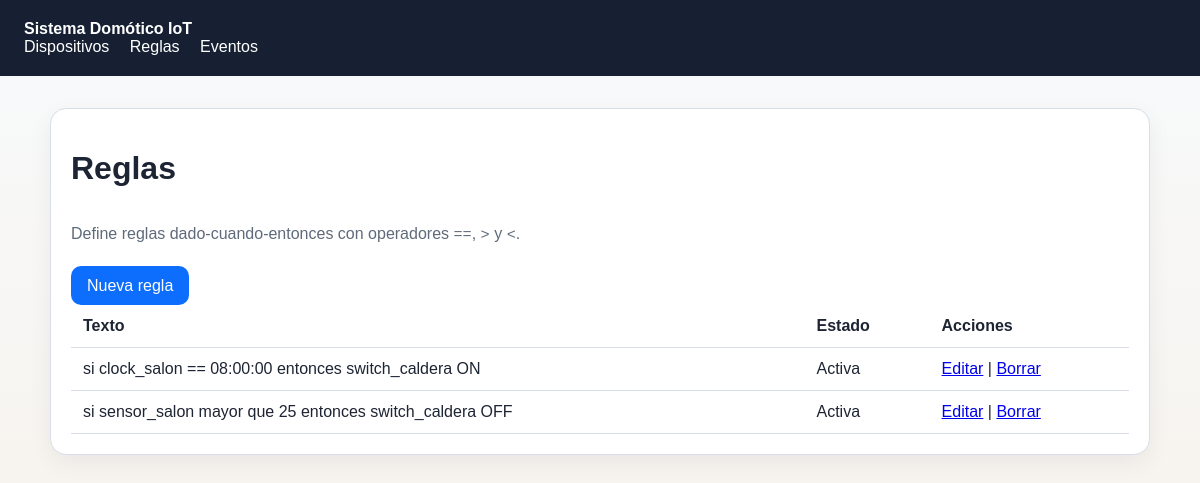
Screenshot of /rules/ with the database file from the repository.
### rules/models.py (models this page shows, shortened)
class Rule(models.Model):
    raw_text = models.CharField(max_length=255)
    enabled = models.BooleanField(default=True)
    created_at = models.DateTimeField(auto_now_add=True)
    class Meta:
        ordering = ["-created_at"]

### rules/views.py (the view)
# urls.py: path("", RuleListView.as_view(), name="list"),
class RuleListView(ListView):
    model = Rule
    template_name = "rules/rule_list.html"
    context_object_name = "rules"

### templates/rules/rule_list.html (shortened to what this page needs)
{% extends 'base.html' %}
{% block content %}
<div class="panel">
  <div class="title-row">
    <h1>Reglas</h1>
  </div>
  <p class="hint">Define reglas dado-cuando-entonces con operadores <span class="mono">==</span>, <span class="mono">&gt;</span> y <span class="mono">&lt;</span>.</p>
  <div class="actions">
    <a class="button" href="{% url 'rules:create' %}">Nueva regla</a>
  </div>
  <table>
    <thead>
      <tr>
        <th>Texto</th>
        <th>Estado</th>
        <th>Acciones</th>
      </tr>
    </thead>
    <tbody>
      {% for rule in rules %}
      <tr>
        <td>{{ rule.raw_text }}</td>
        <td>{{ rule.enabled|yesno:'Activa,Inactiva' }}</td>
        <td>
          <a href="{% url 'rules:edit' rule.pk %}">Editar</a>
          |
          <a href="{% url 'rules:delete' rule.pk %}">Borrar</a>
        </td>
      </tr>
      {% empty %}
      <tr><td colspan="3">No hay reglas todavía.</td></tr>
      {% endfor %}
    </tbody>
  </table>
</div>
{% endblock %}

### templates/base.html (style rules this page uses)
:root { color-scheme: light; --bg: #f7f4ef; --panel: #ffffff; --text: #1d2433; --muted: #5f6a7a; --accent: #0d6efd; --border: #d9dee8; }
body { margin: 0; font-family: Arial, sans-serif; background: linear-gradient(180deg, #f8fafc, var(--bg)); color: var(--text); }
.panel { background: var(--panel); border: 1px solid var(--border); border-radius: 16px; padding: 1.25rem; box-shadow: 0 8px 24px rgba(16, 24, 40, 0.06); }
.title-row { display: flex; align-items: center; justify-content: space-between; gap: 1rem; flex-wrap: wrap; }
.actions a, .actions button { display: inline-block; margin-right: 0.5rem; margin-top: 0.4rem; }
.button { background: var(--accent); color: white; padding: 0.65rem 1rem; border-radius: 10px; text-decoration: none; border: 0; cursor: pointer; }
table { width: 100%; border-collapse: collapse; }
th, td { text-align: left; border-bottom: 1px solid var(--border); padding: 0.75rem; vertical-align: top; }
.hint { color: var(--muted); }
.mono { font-family: Consolas, "Courier New", monospace; font-size: 0.95rem; }

### rows the page displays
Rule: raw_text "si clock_salon == 08:00:00 entonces switch_caldera ON", enabled "Activa"
Rule: raw_text "si sensor_salon mayor que 25 entonces switch_caldera OFF", enabled "Activa"
